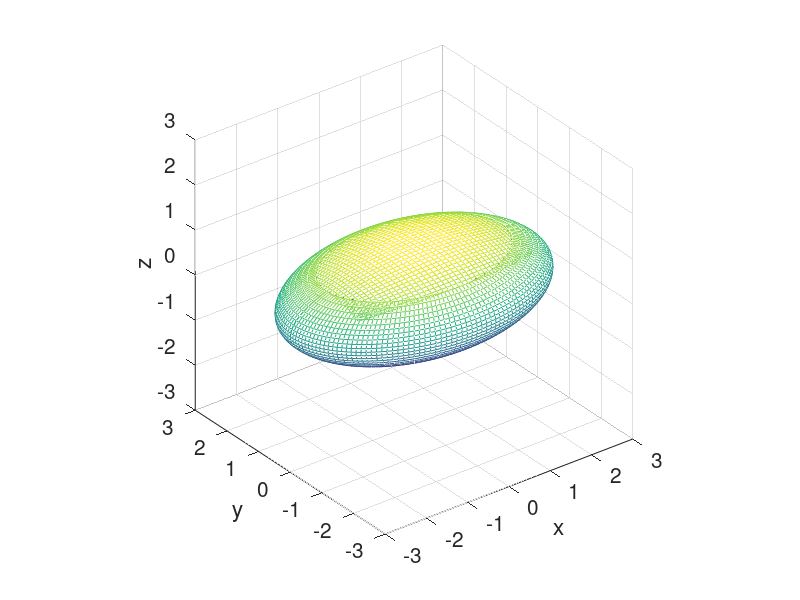

The MATLAB script that drew this image:
%n=70; m=20; a=3; b=2; c=1;
n=160; m=40; a=3; b=2; c=1;
%n=280; m=80; a=3; b=2; c=1;
%n=560; m=160; a=3; b=2; c=1;
%n=1120; m=320; a=3; b=2; c=1;
%n=40; m=20; a=3; b=2; c=1;
alf=linspace(-pi,pi,n+1);
bet=linspace(-pi/4,pi/4,m/2+1);

x=a*cos(alf)'*cos(bet);
y=b*sin(alf)'*cos(bet);
z=c*ones(size(alf))'*sin(bet);

%n=60; m=20; a=3; b=2; c=1;
n=120; m=40; a=3; b=2; c=1;
%n=240; m=80; a=3; b=2; c=1;
%n=480; m=160; a=3; b=2; c=1;
%n=960; m=320; a=3; b=2; c=1;
%n=40; m=20; a=3; b=2; c=1;
alf=linspace(-pi,pi,n+1);
bet=linspace(-pi/4,pi/4,m/2+1);
%bet2=linspace(pi/4,pi/4,m+1);
alf=linspace(pi/4,3*pi/4,n/4+1);
bet=linspace(-pi/4,pi/4,m+1);
y2=b*cos(alf)'*cos(bet);
z2=c*sin(alf)'*cos(bet);
x2=a*ones(size(alf))'*sin(bet);

figure(1),clf
mesh(x,y,z)
axis equal
hold on
mesh(x2,y2,z2)
mesh(x2,y2,-z2)

xlabel('x')
ylabel('y')
zlabel('z')
set(gca,'fontsize',15)
